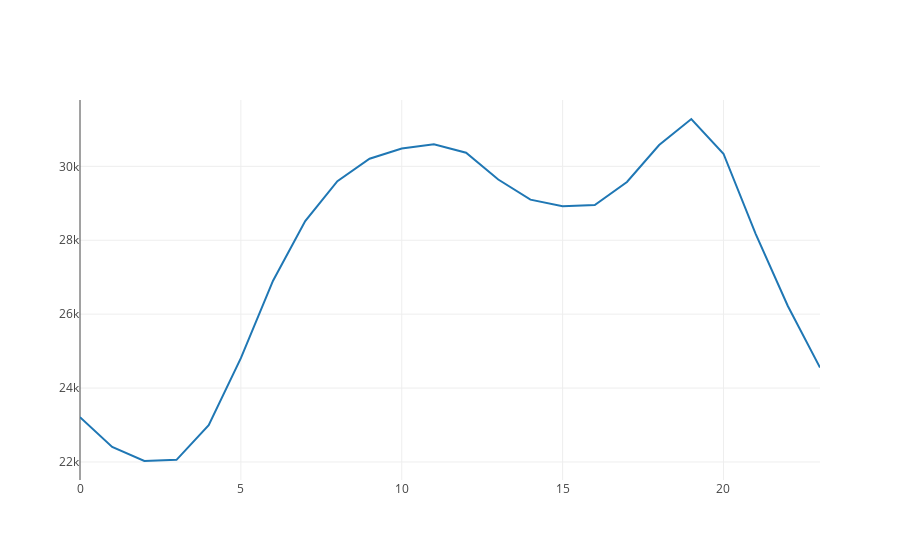

Write notebook code for a chart like this one.
### Code cell
def demandaHistoricoPromedioPorHora(dfDemanda: DataFrame): Unit = {
    val df = dfDemanda
        .select("Valor_real", "Fecha")
        .groupBy(date_format(col("Fecha"), "HH").as("Hora"))
        .agg(avg("Valor_real").as("PromedioPorHora"))
        .orderBy(col("Hora"))

    val seqDemanda = df.select("PromedioPorHora").as[Double].collect.toSeq
    val seqHoras = df.select("Hora").as[String].collect.toSeq

    val trace = Scatter(seqHoras, seqDemanda, name = "Demanda Promedio €/MWh")

    val data = Seq(trace)
    plot(data)
}

// Ejemplo de uso
demandaHistoricoPromedioPorHora(dfDemandaTiempoReal)

### Figure 1 — Plotly figure (JSON) as saved in the notebook; plotly's stock layout.template omitted (floating-point values rounded to 4 significant figures)
{"data": [{"name": "Demanda Promedio €/MWh", "type": "scatter", "x": ["00", "01", "02", "03", "04", "05", "06", "07", "08", "09", "10", "11", "12", "13", "14", "15", "16", "17", "18", "19", "20", "21", "22", "23"], "y": [23210.0, 22410.0, 22030.0, 22060.0, 22990.0, 24810.0, 26910.0, 28520.0, 29600.0, 30210.0, 30480.0, 30600.0, 30370.0, 29640.0, 29100.0, 28920.0, 28950.0, 29580.0, 30580.0, 31280.0, 30340.0, 28170.0, 26220.0, 24550.0]}], "layout": {"autosize": true, "xaxis": {"autorange": true, "range": [0, 23], "type": "linear"}, "yaxis": {"autorange": true, "range": [21510.0, 31800.0], "type": "linear"}}}
